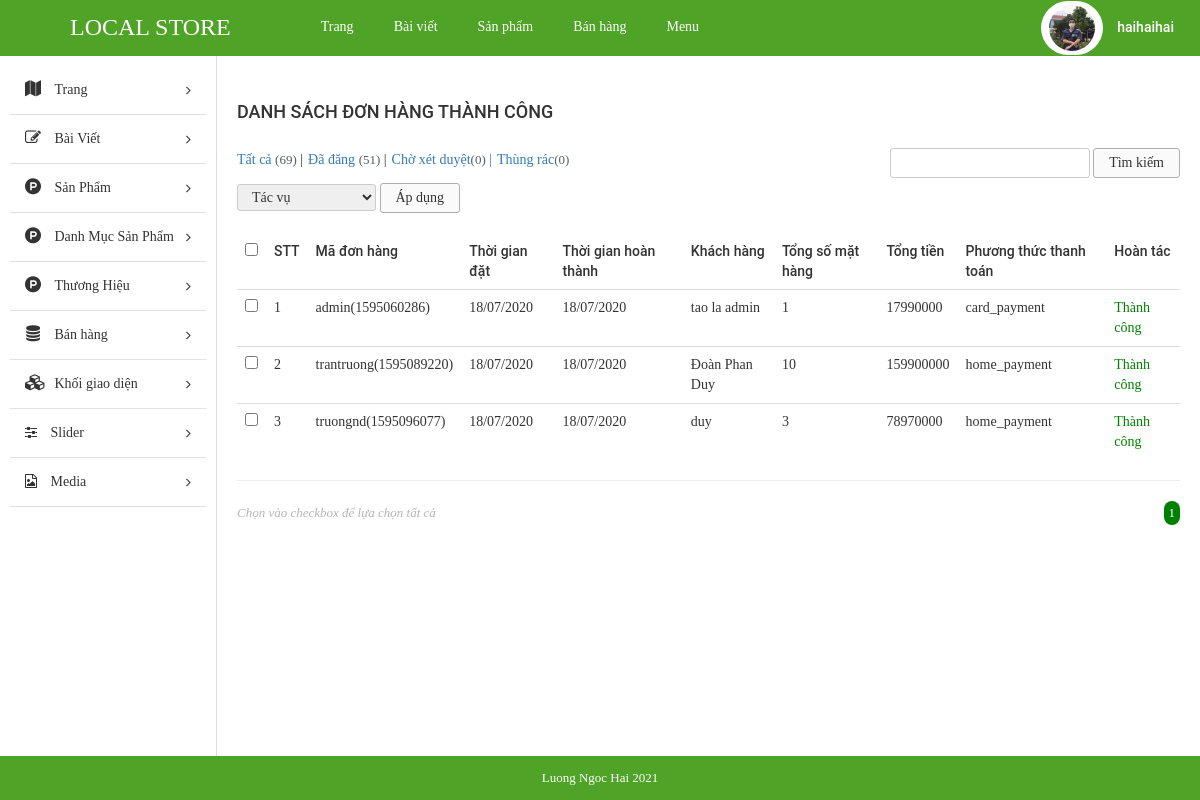
The app's page /admin/index.php?modules=orders&controllers=index&action=list (signed in) with its own data.
### tables this page shows
CREATE TABLE `tbl_order` (
  `id` int(11) NOT NULL,
  `custom_id` int(11) NOT NULL,
  `total_price` float NOT NULL,
  `total_num_product` int(11) NOT NULL,
  `create_date` varchar(255) NOT NULL,
  `note` text NOT NULL,
  `payment_method` varchar(255) NOT NULL,
  `status` enum('Thành công','Chờ xác nhận','Hủy','') NOT NULL,
  `id_cart` int(11) NOT NULL,
  `time` varchar(255) NOT NULL,
  `code` varchar(255) NOT NULL,
  `date_confirm` varchar(255) NOT NULL
);

### admin/libraries/database.php (called while the page is built, shortened)
<?php
function db_query($query_string) {
    global $conn;
    $result = mysqli_query($conn, $query_string);
    return $result;
}
function db_fetch_row($query_string) {
    $mysqli_result = db_query($query_string);
    $result = mysqli_fetch_assoc($mysqli_result);
    return $result;
}
function db_fetch_array($query_string) {
    $result = array();
    $mysqli_result = db_query($query_string);
    while ($row = mysqli_fetch_assoc($mysqli_result)) {
        $result[] = $row;
    }
    return $result;
}

### admin/modules/orders/models/indexModel.php (called while the page is built, shortened)
<?php
function getAllOrder(){
	return db_fetch_array("SELECT * FROM `tbl_order` WHERE `status` ='Thành công'");
}
function getNameCus($id){
	$data = db_fetch_row("SELECT * FROM `tbl_customer` WHERE `id` = '$id'");
	return $data['fullname'];
}
 ?>

### admin/modules/orders/controllers/indexController.php (called while the page is built, shortened)
<?php
function listAction() {
	$data_tmp = getAllOrder();
	foreach ($data_tmp as $key => $value) {
		$data_tmp[$key]['fullname'] = getNameCus($data_tmp[$key]['custom_id']);
	}
	if(!empty($_GET['page'])){
		$page = $_GET['page'];
	}else{
		$page =1;
	}
	$numProduct = count($data_tmp);
	$productOnPage = 5;
	$num = ceil($numProduct/$productOnPage);
	$start = ($page - 1) * $productOnPage;
	$res =[];
	for ($i=$start; $i < $start+$productOnPage; $i++) {
		if(isset($data_tmp[$i]))
        $res[] = $data_tmp[$i];
	};
	$data = [$res, $num, $page];
	load_view('list',$data);
}
?>

### admin/core/router.php (called while the page is built, shortened)
<?php
$action_name = get_action().'Action';
call_function(array('construct', $action_name));

### admin/core/appload.php (called while the page is built, shortened)
<?php
require CONFIGPATH . DIRECTORY_SEPARATOR . 'database.php';
require LIBPATH . DIRECTORY_SEPARATOR . 'database.php';
require COREPATH . DIRECTORY_SEPARATOR . 'base.php';
require COREPATH . DIRECTORY_SEPARATOR . 'router.php';

### admin/index.php (called while the page is built, shortened)
<?php
require COREPATH.DIRECTORY_SEPARATOR.'appload.php';

### admin/modules/orders/views/listView.php (the view, shortened to what this page needs)
<div id="main-content-wp" class="list-product-page">
    <div class="wrap clearfix">
        <div id="content" class="fl-right">
            <div class="section" id="title-page">
                <div class="clearfix">
                    <h3 id="index" class="fl-left">Danh sách đơn hàng thành công</h3>
                </div>
            </div>
            <div class="section" id="detail-page">
                <div class="section-detail">
                    <div class="filter-wp clearfix">
                        <ul class="post-status fl-left">
                            <li class="all"><a href="">Tất cả <span class="count">(69)</span></a> |</li>
                            <li class="publish"><a href="">Đã đăng <span class="count">(51)</span></a> |</li>
                            <li class="pending"><a href="">Chờ xét duyệt<span class="count">(0)</span> |</a></li>
                            <li class="pending"><a href="">Thùng rác<span class="count">(0)</span></a></li>
                        </ul>
                        <form method="GET" class="form-s fl-right">
                            <input type="text" name="s" id="s">
                            <input type="submit" name="sm_s" value="Tìm kiếm">
                        </form>
                    </div>
                    <div class="actions">
                        <form method="GET" action="" class="form-actions">
                            <select name="actions">
                                <option value="0">Tác vụ</option>
                            </select>
                            <input type="submit" name="sm_action" value="Áp dụng">
                        </form>
                    </div>
                    <div class="table-responsive">
                        <table class="table list-table-wp">
                            <thead>
                                <tr>
                                    <td><input type="checkbox" name="checkAll" id="checkAll"></td>
                                    <td><span class="thead-text">STT</span></td>
                                    <td><span class="thead-text">Mã đơn hàng</span></td>
                                    <td><span class="thead-text">Thời gian đặt</span></td>
                                    <td><span class="thead-text">Thời gian hoàn thành</span></td>
                                    <td><span class="thead-text">Khách hàng</span></td>
                                    <td><span class="thead-text">Tổng số mặt hàng</span></td>
                                    <td><span class="thead-text">Tổng tiền</span></td>
                                    <td><span class="thead-text">Phương thức thanh toán</span></td>
                                    <td><span class="thead-text">Hoàn tác</span></td>
                                </tr>
                            </thead>
                            <tbody>
                                <?php if(!empty($data['0'])) foreach ($data['0'] as $key => $value) {?>
                                <tr>
                                    <td><input type="checkbox" name="checkItem" class="checkItem"></td>
                                    <td><span class="tbody-text"><?php echo ($key +1); ?></span></td>
                                    <td><span class="tbody-text"><?php  echo $value['code']; ?></span></td>
                                    <td><span class="tbody-text"><?php  echo $value['create_date']; ?></span></td>
                                    <td><span class="tbody-text"><?php  echo $value['date_confirm']; ?></span></td>
                                    <td><span class="tbody-text"><?php  echo $value['fullname']; ?></span></td>
                                    <td><span class="tbody-text"><?php  echo $value['total_num_product']; ?></span></td>
                                    <td><span class="tbody-text"><?php  echo $value['total_price']; ?></h3></span>
                                    <td><span class="tbody-text"><?php  echo $value['payment_method']; ?></span></td>
                                    <td><span class="tbody-text" style="color: green;">Thành công</span></td>
                                </tr>
                                <?php }; ?>
                            </tbody>
                        </table>
                        <hr>
                    </div>
                </div>
            </div>
            <div class="section" id="paging-wp">
                <div class="section-detail clearfix">
                    <p id="desc" class="fl-left">Chọn vào checkbox để lựa chọn tất cả</p>
                    <ul id="list-paging" class="fl-right">
                        <?php for ($i=1; $i <= $data['1'] ; $i++) { ?>
                        <li>
                            <a <?php if($i == $data['2']) echo 'style="background-color: green;color:white; border-radius:300px;"';  ?>  href="?modules=products&controllers=index&action=list&page=<?php echo $i; ?>" title=""><?php echo $i; ?></a>
                        </li>
                        <?php }; ?>
                    </ul>
                </div>
            </div>
        </div>
    </div>
</div>

### admin/core/base.php (shortened to what this page needs)
<?php
function get_module() {
    global $config;
    $module = isset($_GET['modules']) ? $_GET['modules'] : $config['default_module'];
    return $module;
}
function call_function($list_function = array()) {
    if (is_array($list_function)) {
        foreach ($list_function as $f) {
            if (function_exists($f())) {
                $f();
            }
        }
    }
}
function load_view($name, $data_send = array()) {
    $data = $data_send;
    $path = MODULESPATH . DIRECTORY_SEPARATOR . get_module() . DIRECTORY_SEPARATOR . 'views' . DIRECTORY_SEPARATOR . $name . 'View.php';
    if (file_exists($path)) {
        require $path;
    } else {
        echo "Không tìm thấy {$path}";
    }
}
function get_header($name = '') {
    global $data;
    if (empty($name)) {
        $name = 'header';
    } else {
        $name = "header-{$name}";
    }
    $path = LAYOUTPATH . DIRECTORY_SEPARATOR . $name . '.php';
    if (file_exists($path)) {
        if (is_array($data)) {
            foreach ($data as $key => $a) {
                $$key = $a;
            }
        }
        require $path;
    } else {
        echo "Không tìm thấy {$path}";
    }
}
function get_footer($name = '') {
    global $data;
    if (empty($name)) {
        $name = 'footer';
    } else {
        $name = "footer-{$name}";
    }
    $path = LAYOUTPATH . DIRECTORY_SEPARATOR . $name . '.php';
    if (file_exists($path)) {
        if (is_array($data)) {
            foreach ($data as $key => $a) {
                $$key = $a;
            }
        }
        require $path;
    } else {
        echo "Không tìm thấy {$path}";
    }
}
function get_sidebar($name = '') {
    global $data;
    if (empty($name)) {
        $name = 'sidebar';
    } else {
        $name = "sidebar-{$name}";
    }
    $path = LAYOUTPATH . DIRECTORY_SEPARATOR . $name . '.php';
    if (file_exists($path)) {
        if (is_array($data)) {
            foreach ($data as $key => $a) {
                $$key = $a;
            }
        }
        require $path;
    } else {
        echo "Không tìm thấy {$path}";
    }
}
?>

### admin/public/css/import/global.css (style rules this page uses)
body { font-family: "Roboto Regular"; font-size: 14px; line-height: 24px; color: #333; }
.fl-left { float: left; }
.fl-right { float: right; }

### admin/public/css/import/list_post.css (style rules this page uses)
#content { width: 82%; border-left: 1px solid #ddd; padding: 20px; }
#index { font-family: 'Roboto Medium'; font-weight: normal; text-transform: uppercase; font-size: 18px; padding: 24px 0px; }
.list-table-wp thead tr td { font-family: 'Roboto Medium'; font-weight: normal; }
#paging-wp #desc { font-size: 13px; color: #b5b5b5; font-style: italic; }
#list-paging li { float: left; }
#list-paging li a { display: inline-block; color: #555; font-size: 13px; padding: 0px 5px; }
.filter-wp { margin-bottom: 5px; }
.actions { margin-bottom: 20px; }
.post-status li { float: left; font-size: 14px; margin-right: 5px; }
.post-status li .count { color: #555d66; font-size: 13px; display: inline-block; }
.form-s input[type="text"], .form-actions select { border-radius: 3px; border: 1px solid #ccc; padding: 2px 10px; }
.form-s input[type="submit"], .form-actions input[type="submit"] { border-radius: 3px; border: 1px solid #afafaf; padding: 2px 15px; background: #fafafa; }
.form-actions select { padding: 4px 10px; }

### admin/public/css/import/menu.css (style rules this page uses)
.actions select { border-radius: 3px; border: 1px solid #ccc; padding: 4px 10px; }

### admin/public/css/import/detail_order.css (style rules this page uses)
.table { margin-bottom: 0!important; }

### records on screen
tbl_order: code "admin(1595060286)", create_date "18/07/2020", date_confirm "18/07/2020", fullname "tao la admin", total_num_product "1", total_price "17990000", payment_method "card_payment"
tbl_order: code "trantruong(1595089220)", create_date "18/07/2020", date_confirm "18/07/2020", fullname "Đoàn Phan Duy", total_num_product "10", total_price "159900000", payment_method "home_payment"
tbl_order: code "truongnd(1595096077)", create_date "18/07/2020", date_confirm "18/07/2020", fullname "duy", total_num_product "3", total_price "78970000", payment_method "home_payment"
